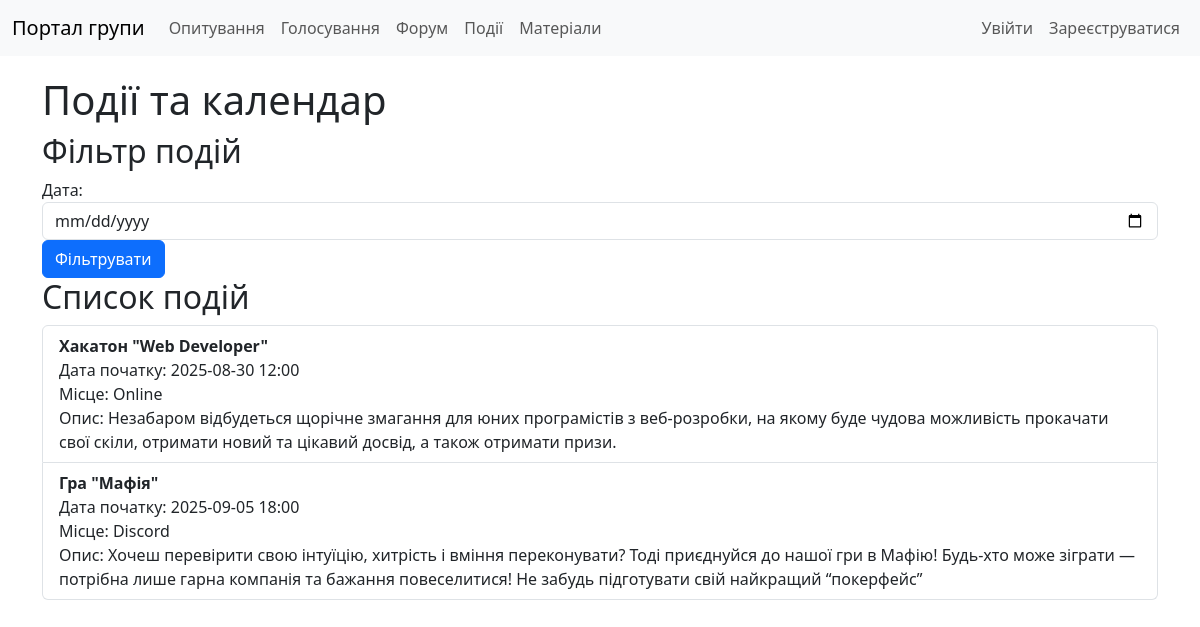
Screenshot of /events/ with the database file from the repository.
### events/models.py (models this page shows, shortened)
class Event(models.Model):
    title = models.CharField(max_length=256)
    description = models.TextField(blank=True)
    start_date = models.DateTimeField()
    end_date = models.DateTimeField(null=True, blank=True)
    location = models.CharField(max_length=256, blank=True)
    creator = models.ForeignKey(User, on_delete=models.CASCADE, related_name="events")
    created_at = models.DateTimeField(auto_now_add=True)

### events/views.py (the view)
# urls.py: path('', views.EventListView.as_view(), name='event-list'),
class EventListView(ListView):
    model = Event
    context_object_name = 'events'
    template_name = 'events/event_list.html'
    def get_queryset(self):
        queryset = super().get_queryset()
        date = self.request.GET.get("date", "")
        if date:
            queryset = queryset.filter(start_date__date=date)
        return queryset
    def get_context_data(self, **kwargs):
        context = super().get_context_data(**kwargs)
        context["form"] = EventFilterForm(self.request.GET or None)
        return context

### events/forms.py
class EventFilterForm(forms.Form):
    date = forms.DateField(
        required=False,
        label="Дата",
        widget=forms.DateInput(attrs={'type': 'date', 'class': 'form-control'})
    )

### templates/events/event_list.html (shortened to what this page needs)
{% extends 'base.html' %}
{% block content %}
    <h1>Події та календар</h1>
    <h2>Фільтр подій</h2>
    <form method="GET" action="{% url 'events:event-list' %}">
        {{ form.date.label_tag }}
        {{ form.date }}
        <button type="submit" class="btn btn-primary">Фільтрувати</button>
    </form>
    <h2>Список подій</h2>
    {% if events %}
        <ul class="list-group">
            {% for event in events %}
                <li class="list-group-item">
                    <strong>{{ event.title }}</strong><br>
                    Дата початку: {{ event.start_date|date:"Y-m-d H:i" }}<br>
                    Місце: {{ event.location }}<br>
                    Опис: {{ event.description }}<br>
                </li>
            {% endfor %}
        </ul>
    {% else %}
        <p>Подій немає.</p>
    {% endif %}
{% endblock %}

### rows the page displays
Event: title "Хакатон \"Web Developer\"", start_date "2025-08-30 12:00", location "Online", description "Незабаром відбудеться щорічне змагання для юних програмістів з веб-розробки, на якому буде чудова можливість прокачати свої скіли, отримати новий та цікавий досвід, а також отримати призи."
Event: title "Гра \"Мафія\"", start_date "2025-09-05 18:00", location "Discord", description "Хочеш перевірити свою інтуїцію, хитрість і вміння переконувати? Тоді приєднуйся до нашої гри в Мафію! Будь-хто може зіграти — потрібна лише гарна компанія та бажання повеселитися! Не забудь підготувати свій найкращий “покерфейс”"
